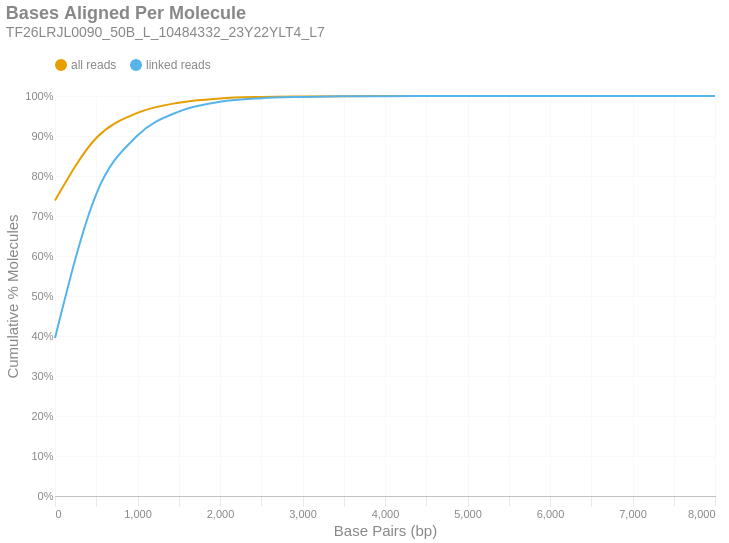

The cell this chart's notebook holds for it:
### Markdown cell above
### Bases Aligned Per Molecule
This is a cumulative frequency distribution showing the number of base pairs aligned per unique molecule. These data are shown in 500 bp bins. There are two distributions: one with `all reads` (yellow) and another with only `linked reads` (blue). The percent of molecules in the `linked reads` distribution is relative to the total number of linked molecules.

### Code cell
if SKIPLR:
    print_html(f"Skipped")
else:
    binned_df = consolidated_hist(valids['aligned_bp'], mask, 500, True)
    with SafeRender(binned_df):
        (
            density_plot(binned_df, 'Bases Aligned Per Molecule', samplename, 'basesper')
            .encode(
                x=alt.X('bin:Q', title="Base Pairs (bp)").axis(tickMinStep=500).scale(padding=0),
                y=alt.Y('value:Q', title='Cumulative % Molecules')
                    .axis(format='%')
                    .scale(domain = [0,1])
                    .stack(False),
                color=alt.Color("key:N").scale(domain = ["all reads", "linked reads"]),
                tooltip = [
                    alt.Tooltip("key:N", title = "Data Type"),
                    alt.Tooltip("range_label:N", title="Bases Aligned Per Molecule"),
                    alt.Tooltip("value:Q", format = ".2%", title="% Molecules (Cum.)")
                ]
            )
        ).display()

### Figure 1 — Vega-Lite specification as saved in the notebook (floating-point values rounded to 4 significant figures)
{"width": "container", "height": 400, "config": {"title": {"anchor": "start", "dy": -15, "fontSize": 18, "color": "#888888", "subtitleColor": "#888888", "subtitleFontSize": 14}, "arc": {"fill": "#0072B2"}, "axis": {"domainColor": "#888888", "domainWidth": 0.5, "gridWidth": 0.2, "grid": false, "titleFontWeight": 400, "titleFontSize": 15, "labelFontSize": 11, "labelColor": "#888888", "tickColor": "#888888", "tickWidth": 0.2, "titleColor": "#888888"}, "axisBand": {"grid": false}, "axisX": {"grid": true, "tickSize": 10, "domainCap": "round"}, "axisY": {"domain": false, "grid": true, "tickSize": 0, "domainCap": "round"}, "background": "transparent", "header": {"labelFontSize": 15, "labelColor": "#888888", "titleFontSize": 15, "titleFontWeight": 600, "titleColor": "#888888"}, "legend": {"labelFont": "sans-serif", "labelFontSize": 12, "labelColor": "#888888", "symbolSize": 100, "symbolType": "circle", "titleFontSize": 12, "titlePadding": 10, "titleColor": "#888888", "title": null, "orient": "top"}, "range": {"category": ["#E69F00", "#56B4E9", "#009E73", "#F0E442", "#0072B2", "#D55E00", "#CC79A7", "#000000"], "diverging": ["#cfe8f3", "#a2d4ec", "#73bfe2", "#46abdb", "#1696d2", "#12719e"]}, "area": {"fill": "#0072B2", "fillOpacity": 0.7, "line": true, "strokeOpacity": 0.7}, "line": {"color": "#0072B2", "stroke": "#0072B2", "strokeWidth": 2}, "trail": {"color": "#0072B2", "stroke": "#0072B2", "strokeWidth": 0, "size": 1}, "point": {"filled": true, "fillOpacity": 1.0, "size": 95}, "text": {"color": "#888888", "fontSize": 11, "align": "right", "fontWeight": 400, "size": 11}, "bar": {"fill": "#0072B2", "stroke": null}, "view": {"stroke": null, "continuousWidth": 660, "continuousHeight": 400}}, "data": {"name": "data-88f405ac460889910d69952fc5df23e2"}, "mark": {"type": "line", "interpolate": "monotone", "point": {"opacity": 0, "size": 275}}, "encoding": {"color": {"field": "key", "scale": {"domain": ["all reads", "linked reads"]}, "type": "nominal"}, "tooltip": [{"field": "key", "title": "Data Type", "type": "nominal"}, {"field": "range_label", "title": "Bases Aligned Per Molecule", "type": "nominal"}, {"field": "value", "format": ".2%", "title": "% Molecules (Cum.)", "type": "quantitative"}], "x": {"axis": {"tickMinStep": 500}, "field": "bin", "scale": {"padding": 0}, "title": "Base Pairs (bp)", "type": "quantitative"}, "y": {"axis": {"format": "%"}, "field": "value", "scale": {"domain": [0, 1]}, "stack": false, "title": "Cumulative % Molecules", "type": "quantitative"}}, "params": [{"name": "param_c36ac31b6afebe62", "select": {"type": "point", "fields": ["key"]}, "bind": "legend"}], "title": {"text": "Bases Aligned Per Molecule", "subtitle": "TF26LRJL0090_50B_L_10484332_23Y22YLT4_L7"}, "transform": [{"fold": ["all reads (cumsum)", "linked reads (cumsum)"]}, {"calculate": "replace(datum.key, ' (cumsum)', '')", "as": "key"}, {"filter": {"param": "param_c36ac31b6afebe62"}}], "usermeta": {"embedOptions": {"downloadFileName": "TF26LRJL0090_50B_L_10484332_23Y22YLT4_L7.basesper"}}, "$schema": "https://vega.github.io/schema/vega-lite/v6.4.1.json", "datasets": {"data-88f405ac460889910d69952fc5df23e2": [{"bin": "0.0", "interval": "0.0-500.0", "all reads": 0.7388, "linked reads": 0.3948, "all reads (cumsum)": 0.7388, "linked reads (cumsum)": 0.3948, "range_label": "0-499"}, {"bin": "500.0", "interval": "500.0-1000.0", "all reads": 0.1562, "linked reads": 0.3601, "all reads (cumsum)": 0.895, "linked reads (cumsum)": 0.755, "range_label": "500-999"}, {"bin": "1000.0", "interval": "1000.0-1500.0", "all reads": 0.06268, "linked reads": 0.1461, "all reads (cumsum)": 0.9577, "linked reads (cumsum)": 0.9011, "range_label": "1000-1499"}, {"bin": "1500.0", "interval": "1500.0-2000.0", "all reads": 0.02569, "linked reads": 0.06001, "all reads (cumsum)": 0.9834, "linked reads (cumsum)": 0.9611, "range_label": "1500-1999"}, {"bin": "2000.0", "interval": "2000.0-2500.0", "all reads": 0.01048, "linked reads": 0.02448, "all reads (cumsum)": 0.9938, "linked reads (cumsum)": 0.9856, "range_label": "2000-2499"}, {"bin": "2500.0", "interval": "2500.0-3000.0", "all reads": 0.003787, "linked reads": 0.008849, "all reads (cumsum)": 0.9976, "linked reads (cumsum)": 0.9944, "range_label": "2500-2999"}, {"bin": "3000.0", "interval": "3000.0-3500.0", "all reads": 0.001382, "linked reads": 0.00323, "all reads (cumsum)": 0.999, "linked reads (cumsum)": 0.9977, "range_label": "3000-3499"}, {"bin": "3500.0", "interval": "3500.0-4000.0", "all reads": 0.0006171, "linked reads": 0.001442, "all reads (cumsum)": 0.9996, "linked reads (cumsum)": 0.9991, "range_label": "3500-3999"}, {"bin": "4000.0", "interval": "4000.0-4500.0", "all reads": 0.0002461, "linked reads": 0.000575, "all reads (cumsum)": 0.9999, "linked reads (cumsum)": 0.9997, "range_label": "4000-4499"}, {"bin": "4500.0", "interval": "4500.0-5000.0", "all reads": 8.587e-05, "linked reads": 0.0002006, "all reads (cumsum)": 0.9999, "linked reads (cumsum)": 0.9999, "range_label": "4500-4999"}, {"bin": "5000.0", "interval": "5000.0-5500.0", "all reads": 3.46e-05, "linked reads": 8.086e-05, "all reads (cumsum)": 1.0, "linked reads (cumsum)": 1.0, "range_label": "5000-5499"}, {"bin": "5500.0", "interval": "5500.0-6000.0", "all reads": 1.025e-05, "linked reads": 2.396e-05, "all reads (cumsum)": 1.0, "linked reads (cumsum)": 1.0, "range_label": "5500-5999"}, {"bin": "6000.0", "interval": "6000.0-6500.0", "all reads": 5.767e-06, "linked reads": 1.348e-05, "all reads (cumsum)": 1.0, "linked reads (cumsum)": 1.0, "range_label": "6000-6499"}, {"bin": "6500.0", "interval": "6500.0-7000.0", "all reads": 2.563e-06, "linked reads": 5.989e-06, "all reads (cumsum)": 1.0, "linked reads (cumsum)": 1.0, "range_label": "6500-6999"}, {"bin": "7000.0", "interval": "7000.0-7500.0", "all reads": 1.282e-06, "linked reads": 2.995e-06, "all reads (cumsum)": 1.0, "linked reads (cumsum)": 1.0, "range_label": "7000-7499"}, {"bin": "7500.0", "interval": "7500.0-8000.0", "all reads": 6.408e-07, "linked reads": 1.497e-06, "all reads (cumsum)": 1.0, "linked reads (cumsum)": 1.0, "range_label": "7500-7999"}, {"bin": "8000.0", "interval": "8000.0-8500.0", "all reads": 6.408e-07, "linked reads": 1.497e-06, "all reads (cumsum)": 1.0, "linked reads (cumsum)": 1.0, "range_label": "8000-8499"}]}}
